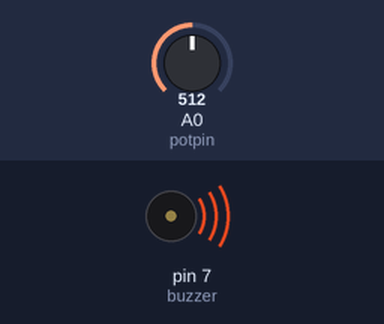
Simulated run of this sketch. Board: Arduino Uno, built with avr-gcc and run on an emulated ATmega328P. Shown: buzzer (waves = sounding). The inputs (shaded band) are chosen by the test bench; at power-on: A0 (potpin) = 512.

Above: at 0.1 s.
Timing chart, 0 to 1.6 s (numbered marks = the images above):
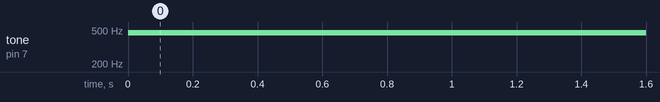

Measured:
- by itself, tone on pin 7 (buzzer): silent → 465 Hz at 0.00 s

The sketch:

index.ino
```cpp
int buzzer=7;
int potpin=A0;
int deger=0,frekans=0;
void setup() {
 pinMode(buzzer,OUTPUT);
 pinMode(potpin,INPUT);
}
void loop() {
 deger=analogRead(potpin);
 frekans=map(deger,0,1023,30,900);
/*potansyometreden okunan
 0-1023 arası değeri 30-900 arası
frekansa dönüştür*/
 tone(buzzer,frekans);
}
```
